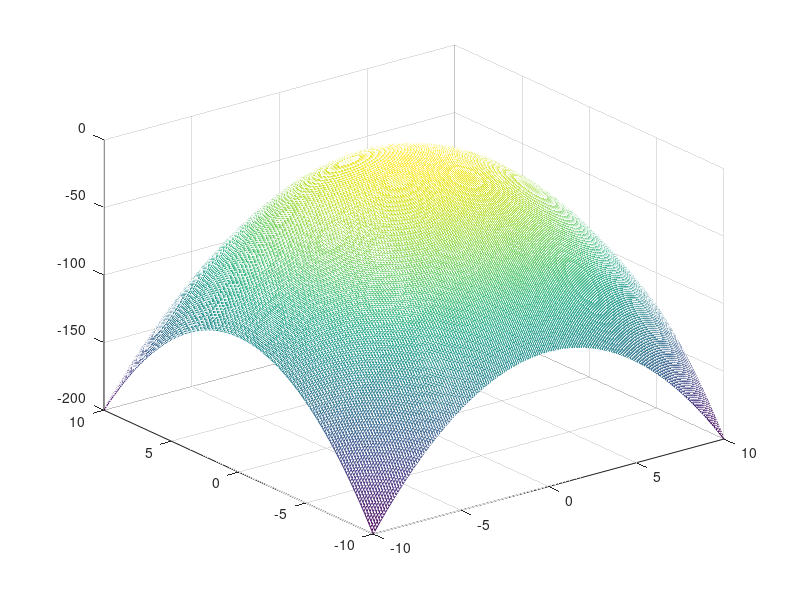

Source code (MATLAB):
tic;
x=[-10:0.1:10];y=x;

n=length(x);

for i=1:n
    for j=1:n
        z(i,j)=-(x(i)^2+y(j)^2);
    end
end

figure(2),mesh(x,y,z)

colormap default

b=toc;
fprintf('Tempo di esecuzione %f secondi \n',b )
   